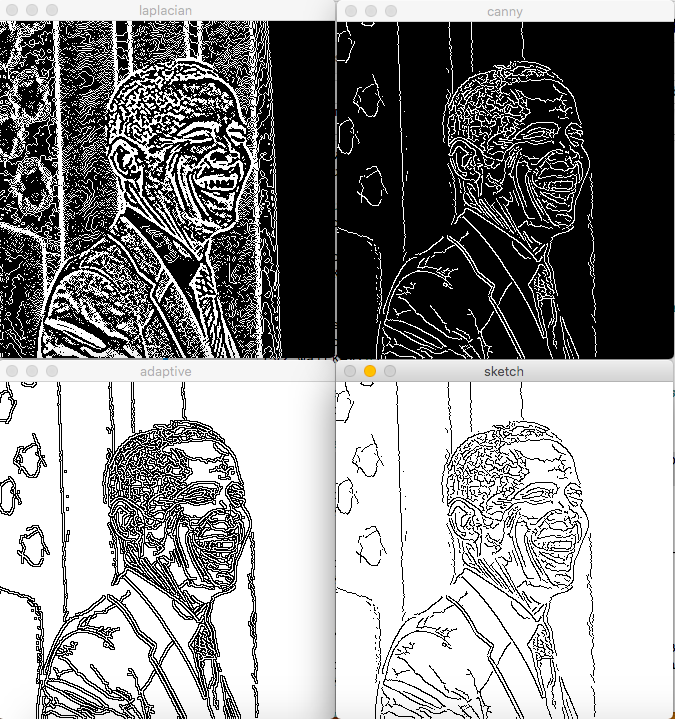
#> input picture More examples.png, 675 x 719 px
$ python -i liveSketch.py   (imports and definitions only)
#> lines starting #> are read from the running program, lines starting #| are printed output that depends on the picture
#> further down, picture is the input picture: shape (719, 675, 3); mean B, G, R 140.5, 140.6, 140.6
import cv2
import numpy as np
import streamlit as st

# Sketch function
def sketch(frame):
    gray = cv2.cvtColor(frame, cv2.COLOR_BGR2GRAY)
    gray_blur = cv2.GaussianBlur(gray, (5,5), 0)
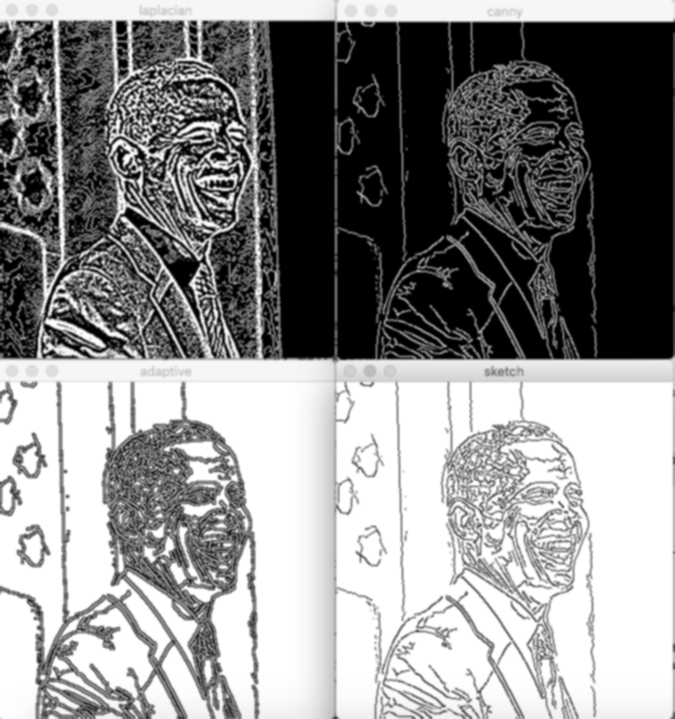
#> gray_blur: shape (719, 675); min 0, max 255, mean 140.6
    edges = cv2.Canny(gray_blur, 10, 70)
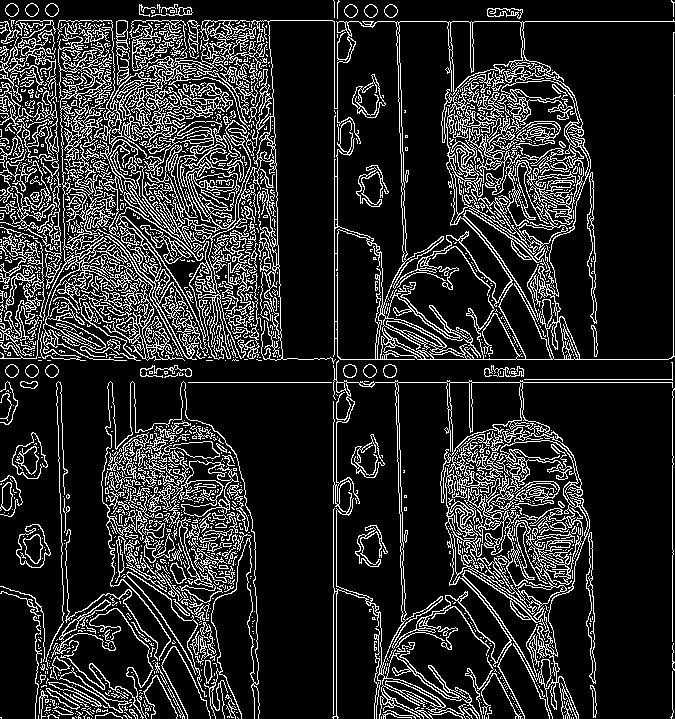
#> edges: shape (719, 675); 16.7% white in thin lines or dots
    _, mask = cv2.threshold(edges, 100, 255, cv2.THRESH_BINARY_INV)
#> mask: shape (719, 675); 83.3% white; black in thin lines or dots
    return mask

# Streamlit UI
# [2 lines not run here, left out]

# Start video stream
# [1 line that did not run here, left out]

# [1 line that did not run here, left out]

# [14 lines not run here, left out]

>>> import cv2
>>> picture = cv2.imread('More examples.png')
>>> result = sketch(picture)
